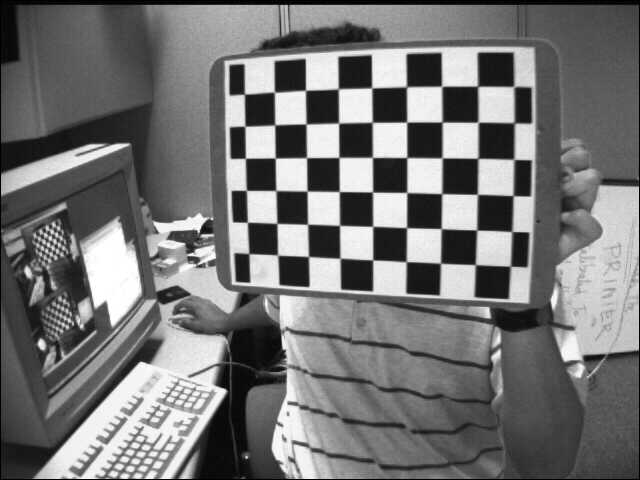
#> input picture calib_images/left01.jpg, 640 x 480 px; its folder holds only this picture in this run
$ python pose_estimation.py
#> lines starting #> are read from the running program, lines starting #| are printed output that depends on the picture; after the words box and inside, x2 and y2 are one past the last pixel; in counts of white or black regions, pixels touching at a corner belong together
import numpy as np
import cv2
import glob

# termination criteria
criteria = (cv2.TERM_CRITERIA_EPS + cv2.TERM_CRITERIA_MAX_ITER, 30, 0.001)

# prepare object points, like (0,0,0), (1,0,0), (2,0,0) ....,(6,5,0)
objp = np.zeros((6*7,3), np.float32)
objp[:,:2] = np.mgrid[0:7,0:6].T.reshape(-1,2)

# Arrays to store object points and image points from all the images.
objpoints = [] # 3d point in real world space
imgpoints = [] # 2d points in image plane.

images = glob.glob('calib_images/*.jpg')

for fname in images:
    img = cv2.imread(fname)
#> img is the input picture: shape (480, 640, 3); min 0, max 255, mean 116.6
    gray = cv2.cvtColor(img,cv2.COLOR_BGR2GRAY)

    # Find the chess board corners
    ret, corners = cv2.findChessboardCorners(gray, (7,6),None)
#> ret = True; corners = 42 rows, first 8: [475.4, 264.8], [440.5, 263.2], [405.9, 261.5], [372.9, 259.9], [340.6, 258.5], [308.7, 256.4], [277.6, 255.1], [476.7, 230.1]

    # If found, add object points, image points (after refining them)
    if ret == True:
        objpoints.append(objp)

        corners2 = cv2.cornerSubPix(gray,corners,(11,11),(-1,-1),criteria)
#> corners2 = 42 rows, first 8: [475.3, 264.6], [440.5, 263.2], [406.2, 261.7], [372.7, 259.9], [340, 258.2], [308.5, 256.5], [277.6, 255.1], [476.7, 230]
        imgpoints.append(corners2)

        # Draw and display the corners
        img = cv2.drawChessboardCorners(img, (7,6), corners2,ret)
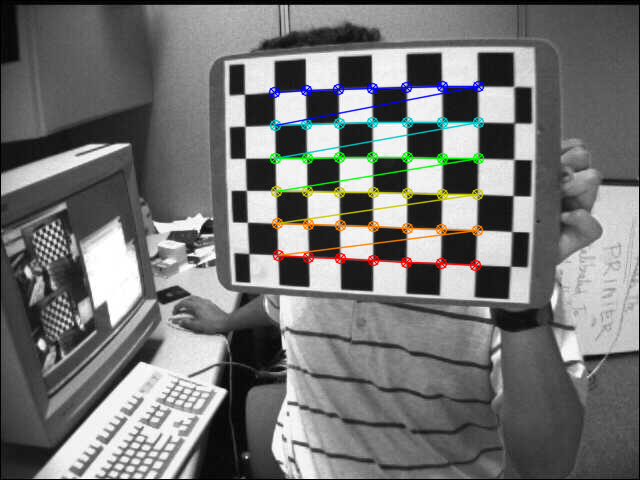
#> img: shape (480, 640, 3); 3.22% of pixels changed, all inside (x1, y1, x2, y2) = (268, 80, 485, 272)


ret, mtx, dist, rvecs, tvecs = cv2.calibrateCamera(objpoints, imgpoints, gray.shape[::-1],None,None)
#> ret = 0.146; mtx = [[841.1, 0, 299.8], [0, 795.4, 311.1], [0, 0, 1]]; dist = [[-0.744, 1.23, -0.063, 0.0252, -4.97]]; rvecs = ([-0.679, 0.378, -3.01],); tvecs = ([4.77, -1.27, 22.63],)


# Function to draw the axis
# Draw axis function can also be used.
def draw(img, corners, imgpts):
    corner = tuple(corners[0].ravel())
    img = cv2.line(img, corner, tuple(imgpts[0].ravel()), (255, 0, 0), 5)
    img = cv2.line(img, corner, tuple(imgpts[1].ravel()), (0, 255, 0), 5)
    img = cv2.line(img, corner, tuple(imgpts[2].ravel()), (0, 0, 255), 5)
    return img

axis = np.float32([[3,0,0], [0,3,0], [0,0,-3]]).reshape(-1,3)

for fname in glob.glob('calib_images/checkerboard/left03.jpg'):
    img = cv2.imread(fname)
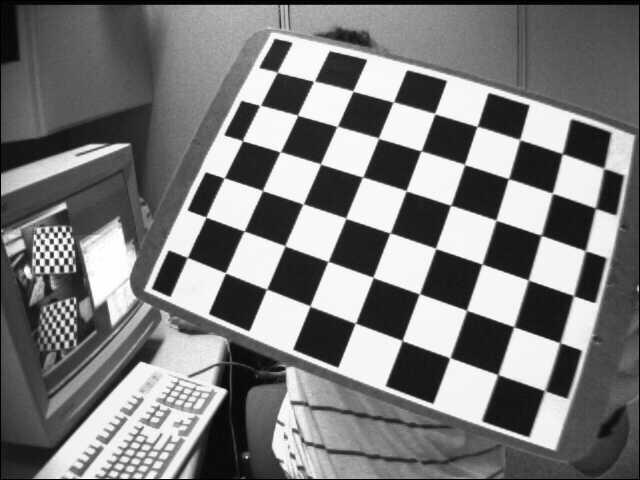
#> input picture calib_images/checkerboard/left03.jpg, 640 x 480 px
#> img is the input picture: shape (480, 640, 3); min 0, max 255, mean 122.9
    gray = cv2.cvtColor(img,cv2.COLOR_BGR2GRAY)
    ret, corners = cv2.findChessboardCorners(gray, (7,6),None)
#> ret = True; corners = 42 rows, first 8: [496.9, 373.9], [449, 358.7], [402.3, 339.6], [354.4, 323.5], [309.4, 305.4], [267.7, 289.2], [225.3, 272.5], [513, 326.7]

    if ret == True:
        corners2 = cv2.cornerSubPix(gray,corners,(11,11),(-1,-1),criteria)
#> corners2 = 42 rows, first 8: [497.8, 374.6], [449.9, 357.7], [402.1, 340.5], [355.3, 323.2], [310, 306], [266.6, 289.1], [225.4, 272.8], [513.8, 326.7]

        # Find the rotation and translation vectors.
        _,rvecs, tvecs, inliers = cv2.solvePnPRansac(objp, corners2, mtx, dist)
#> rvecs = [-0.209, -0.2, -2.77]; tvecs = [3.96, 1.15, 16.95]; inliers = 25 values from 4 to 38
        # project 3D points to image plane
        imgpts, jac = cv2.projectPoints(axis, rvecs, tvecs, mtx, dist)
#> imgpts = [[356.6, 317.8], [537.2, 233.8], [508.9, 343.4]]

        img = draw(img,corners2,imgpts)
#> in draw, `corner = tuple(corners[0].ravel())`: corner = (497.8, 374.6)
#> in draw, `img = cv2.line(img, corner, tuple(imgpts[2].ravel()), (0, 0, 255), 5)`:
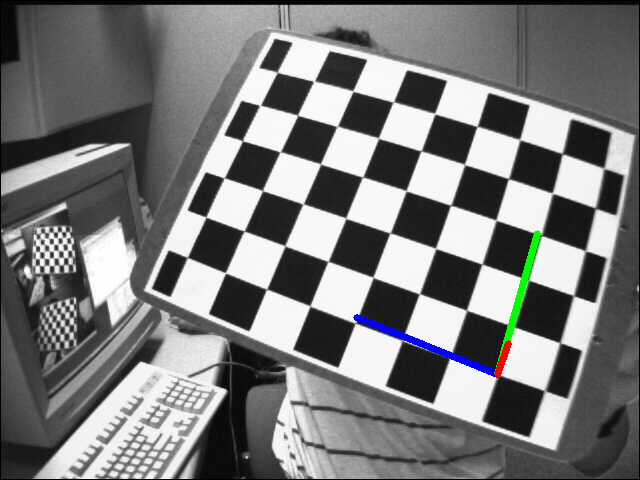
#> img: shape (480, 640, 3); mean B, G, R 122.9, 122.7, 122.2
        cv2.imshow('img',img)
        k = cv2.waitKey(0) & 0xff
#> (key Esc is pressed here)


cv2.destroyAllWindows()
